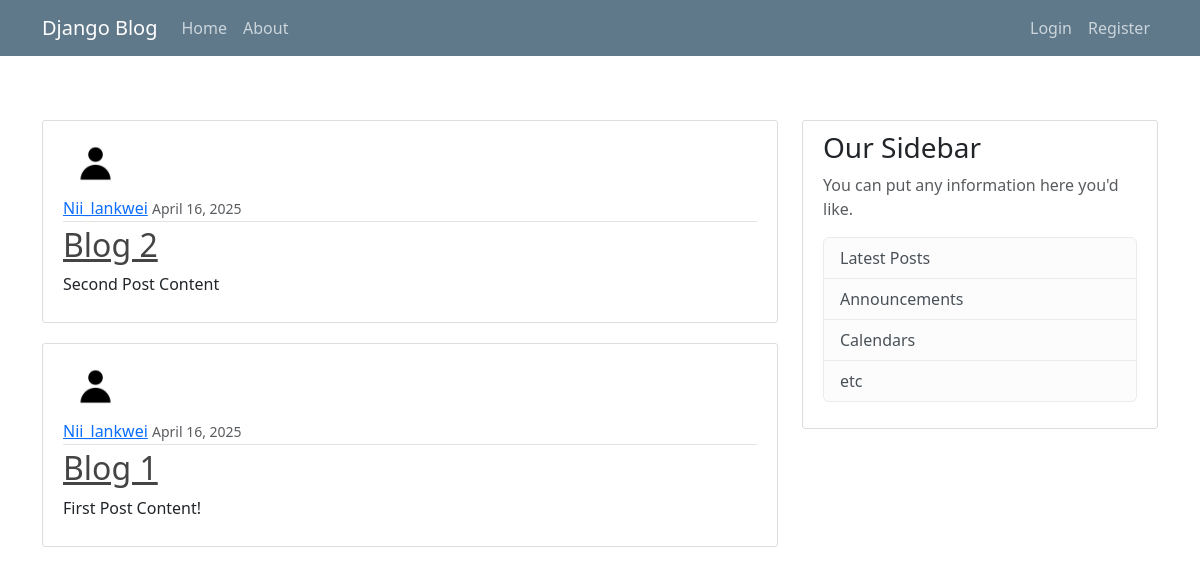
/, run on an earlier commit of the app's database.
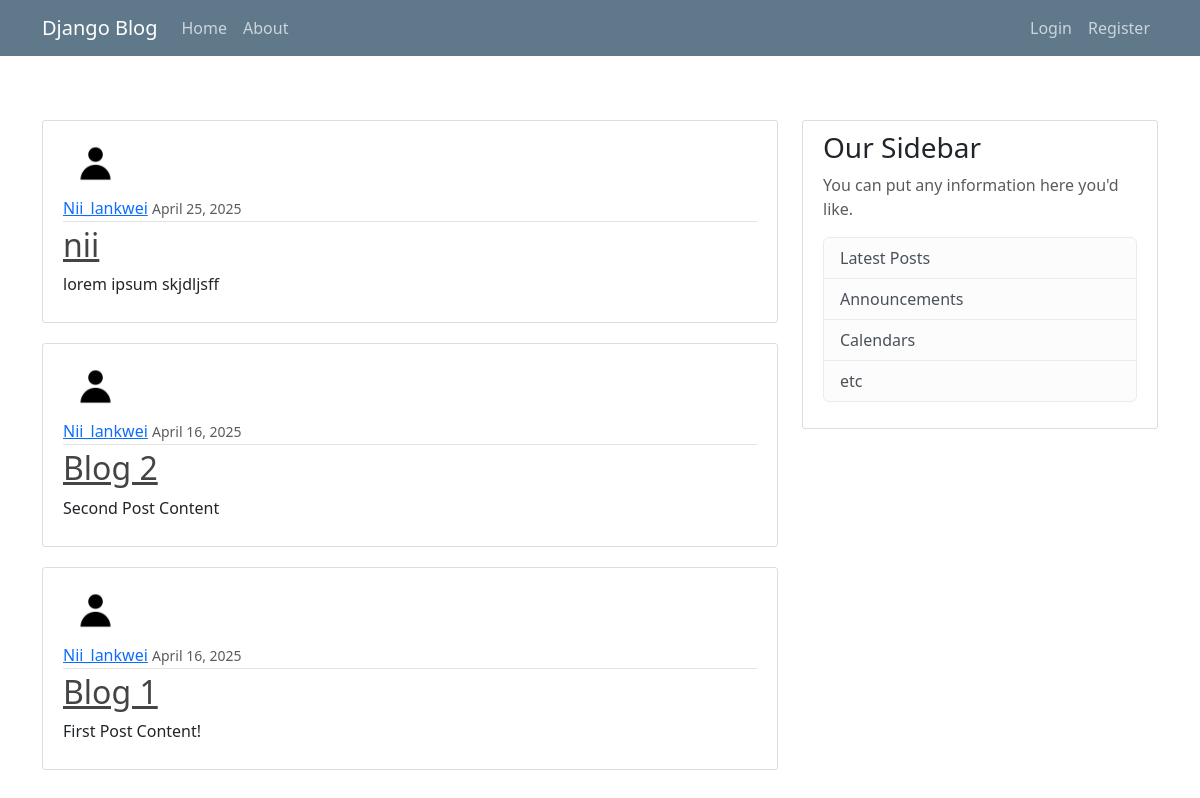
And on a later commit of the database.
### blog/models.py (models this page shows, shortened)
class Post(models.Model):
    title = models.CharField(max_length=100)
    content = models.TextField()
    date_posted = models.DateTimeField(default=timezone.now)
    author = models.ForeignKey(User, on_delete=models.CASCADE)

### users/models.py (models this page shows, shortened)
class Profile(models.Model):
    user = models.OneToOneField(User, on_delete=models.CASCADE)
    image = models.ImageField(default='default.jpg', upload_to='profile_pics')

### blog/views.py (the view)
# urls.py: path('', PostListView.as_view(), name='blog-home'),
class PostListView(ListView):
    model = Post
    template_name = 'blog/home.html' # <app>/<model>_<viewtype>.html
    context_object_name = 'posts'
    ordering = ['-date_posted']
    paginate_by = 5

### blog/templates/blog/home.html
{% extends "blog/base.html" %}
{% block content %}
    {% for post in posts %}
    <article class="media content-section">
        <img class="rounded-circle article-img" src="{{ post.author.profile.image.url }}" >
        <div class="media-body">
          <div class="article-metadata">
            <a class="mr-2" href="#">{{ post.author }}</a>
            <small class="text-muted">{{ post.date_posted|date:"F d, Y" }}</small>
          </div>
          <h2><a class="article-title" href="{% url 'post-detail' post.id %}">{{ post.title }}</a></h2>
          <p class="article-content">{{ post.content }}</p>
        </div>
      </article>
    {% endfor %}
{% endblock content %}

What changed in the data, as far as the page shows it:
added Post: author.profile.image (placeholder picture), author "Nii_lankwei", date_posted "April 25, 2025", title "nii", content "lorem ipsum skjdljsff"
